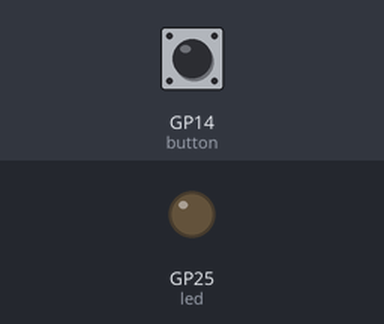
The program below on a simulated Raspberry Pi Pico running MicroPython. Shown: output pins drawn as LEDs (lit = HIGH). Dashed ring = blinking. The inputs (shaded band) are chosen by the test bench; at power-on: GP14 (button) HIGH. Random numbers come from a fixed seed; what the program prints to the serial console is not drawn.

Above: at 1.2 s.
1.3 s: GP14 (button) pulled LOW for 0.15 s
At 2.5 s:
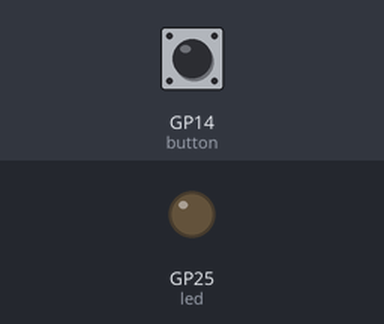
2.9 s: GP14 (button) pulled LOW for 1 s
At 3.7 s:
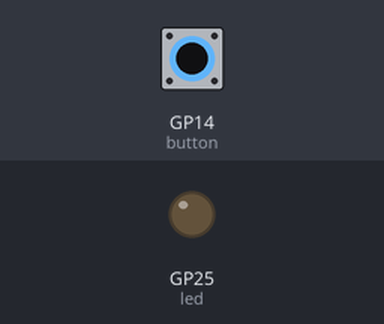
5.4 s: GP14 (button) pulsed LOW 2 times (0.12 s each, 0.3 s apart)
At 5.75 s:
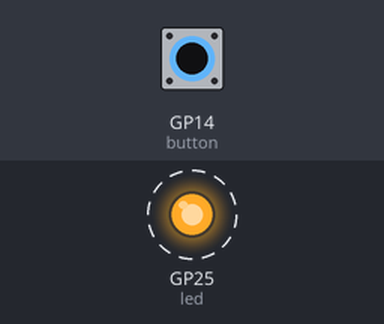
7.5 s: GP14 (button) driven LOW
At 8.4 s:
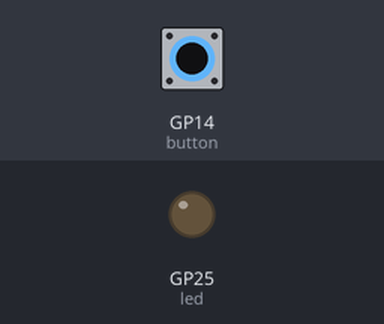
Timing chart, 0 to 10.0 s (numbered marks = the images above; inputs shaded):
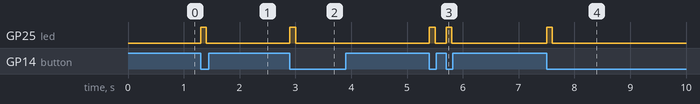

Measured:
- after the input at 1.3 s, GP25 (led): LOW → HIGH at once, → LOW 0.10 s later
- after the input at 2.9 s, GP25 (led): LOW → HIGH at once, → LOW 0.10 s later
- after the input at 5.4 s, GP25 (led): alternates HIGH for 0.10 s and LOW for 0.20 s, 4 changes in all, then stays LOW, starting at once
- after the input at 7.5 s, GP25 (led): LOW → HIGH at once, → LOW 0.10 s later

The program:

provenance_main.py
```python
"""Aura Trigger firmware, provenance-chained variant.

Adds tamper-evidence to the base main.py (see that file for the core
debounce/button logic — this is a variant, not a replacement, kept as a
separate file so main.py stays the simple baseline).

## What this does and does not prove

This gives you a **hash chain** over the session's trigger events: each
event's hash depends on the previous event's hash, so editing, deleting,
or reordering any event after the fact breaks every hash after it in the
chain — genuinely detectable, verifiable tamper-evidence for a released
dataset (design doc section 1, "Open Data Contribution").

It does **not** give you cryptographic proof that the data came from a
real physical device and human subject. That would need a secret key an
attacker cannot extract even with physical access to the board — i.e. a
secure element (e.g. an ATECC608A, ~£2-3, I2C, hardware-protected key
storage), not the Pico's plain flash. A key stored in RP2040 flash can be
dumped by anyone with physical access to the board, so it cannot serve as
a trust anchor against a motivated attacker. True hardware attestation is
future work, gated on adding that chip — not in this budget.

Two mistakes worth naming explicitly, because an earlier draft of this
file made both:

1. A prefix-secret construction — `sha256(secret + message)` — is NOT a
   safe substitute for HMAC. SHA-256 is a Merkle-Damgard hash and is
   vulnerable to length-extension attacks: someone who observes one
   (message, signature) pair can compute a valid signature for
   `message + padding + attacker_data` without ever knowing `secret`.
   Real HMAC exists specifically to close this hole (two nested hashes,
   not one). This file sidesteps the whole problem by not using a secret
   at all — a hash chain needs no key, so there's nothing to leak.
2. A secret hardcoded in this source file would be fatal for an
   open-source project (design doc section 1: "Open Data Contribution").
   The whole point of a provenance scheme is that a reader of the public
   repo can VERIFY a chain, not forge one — a hardcoded shared secret in
   the code everyone can read defeats that on day one. Hash-chaining
   avoids this because there's no secret in the design at all.

## ISR safety

MicroPython forbids heap allocation inside a hard interrupt handler
(confirmed against MicroPython's own docs). This module does real
allocation-heavy work per event — a `sha256` object, string
concatenation, `.hex()`, `json.dumps()` — none of which is safe to run
directly in `button.irq(...)`'s handler. `handle_chained_trigger()` below
does only integer arithmetic (debounce check, sequence counter,
`time.ticks_us()` — MicroPython's small-int values don't heap-allocate)
and writes into two pre-allocated single-element lists, then defers the
actual chain-hash computation and serial write to `_emit_chained_trigger()`
via `micropython.schedule()`. Passing `None` (a singleton, no allocation)
as schedule()'s argument and reading the real values back out of the
pre-allocated lists avoids allocating a tuple/argument at the point of
the schedule() call itself, which would reintroduce the same problem one
level up.

Ordering note: this relies on `micropython.schedule()` processing queued
callbacks FIFO and fast relative to the 200ms debounce window, so two
button presses can't have their deferred chain-hash computations run out
of order or overwrite each other's pending values before being read.
That holds for realistic human button-press rates (nobody presses faster
than the scheduler drains its queue) but isn't a formally proven bound
for arbitrary trigger rates — worth knowing if this pattern is ever
reused somewhere presses could arrive faster than a human finger allows.
"""

import machine
import time
import sys
import json
import micropython
from uhashlib import sha256

micropython.alloc_emergency_exception_buf(100)  # lets exceptions raised in the ISR actually get reported

BUTTON_PIN = 14  # confirmed on real hardware — see main.py's comment on this constant
LED_PIN = "LED"
DEBOUNCE_MS = 200

button = machine.Pin(BUTTON_PIN, machine.Pin.IN, machine.Pin.PULL_UP)  # button wired to GND, not 3V3 — see main.py's docstring
led = machine.Pin(LED_PIN, machine.Pin.OUT)

last_trigger_time = 0
event_sequence_id = 0

# Genesis hash for this boot session. Not a secret — it's public in every
# emitted event and exists only to make each session's chain distinct, not
# to authenticate anything. A real session identifier (synced from the
# host on boot) would be better than os.urandom here; left simple for now.
import os
chain_hash = sha256(os.urandom(16)).digest()

# Pre-allocated at module load (safe: this happens once, at import time,
# never inside the ISR) so the ISR can hand values to the deferred
# function by mutating existing objects rather than constructing new ones.
_pending_seq = [0]
_pending_ticks_us = [0]


def _emit_chained_trigger(_arg):
    """Runs via micropython.schedule() — NOT hard IRQ context — so heap
    allocation and blocking calls are safe here, unlike in
    handle_chained_trigger() below."""
    global chain_hash

    event_sequence_id = _pending_seq[0]
    monotonic_ticks = _pending_ticks_us[0]

    raw_payload = "{}:{}:AURA_TRIGGER".format(event_sequence_id, monotonic_ticks)
    h = sha256()
    h.update(chain_hash)          # previous entry's hash -> this is the chain link
    h.update(raw_payload.encode("utf-8"))
    chain_hash = h.digest()

    packet = {
        "seq": event_sequence_id,
        "event": "AURA_TRIGGER",
        "ticks_us": monotonic_ticks,
        "chain_hash": chain_hash.hex(),
        "device": "PICO_CLICKER_V1",
    }
    sys.stdout.write(json.dumps(packet) + "\n")

    led.value(1)
    time.sleep_ms(100)
    led.value(0)


def handle_chained_trigger(pin):
    """Hard IRQ context — see module docstring. Integer arithmetic and
    pre-allocated-list mutation only; no object construction, no I/O."""
    global last_trigger_time, event_sequence_id

    current_time = time.ticks_ms()
    if time.ticks_diff(current_time, last_trigger_time) <= DEBOUNCE_MS:
        return
    last_trigger_time = current_time
    event_sequence_id += 1

    _pending_seq[0] = event_sequence_id
    _pending_ticks_us[0] = time.ticks_us()
    try:
        micropython.schedule(_emit_chained_trigger, None)
    except RuntimeError:
        # Scheduler queue full (rare — only under very rapid repeat
        # presses). Drop this one event rather than raise inside the ISR.
        pass


button.irq(trigger=machine.Pin.IRQ_FALLING, handler=handle_chained_trigger)

print(json.dumps({
    "status": "Provenance-chained Aura Trigger initialized.",
    "genesis_hash": chain_hash.hex(),
}))
while True:
    machine.idle()
```
